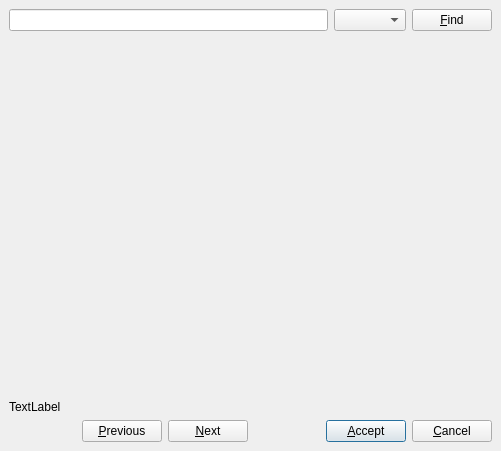
<ui version="4.0" >
 <class>FullTextSearchDialog</class>
 <widget class="QDialog" name="FullTextSearchDialog" >
  <property name="geometry" >
   <rect>
    <x>0</x>
    <y>0</y>
    <width>501</width>
    <height>451</height>
   </rect>
  </property>
  <property name="windowTitle" >
   <string>Full text search</string>
  </property>
  <layout class="QVBoxLayout" >
   <property name="spacing" >
    <number>6</number>
   </property>
   <property name="margin" >
    <number>9</number>
   </property>
   <item>
    <layout class="QHBoxLayout" >
     <property name="spacing" >
      <number>6</number>
     </property>
     <property name="margin" >
      <number>0</number>
     </property>
     <item>
      <widget class="QLineEdit" name="uiText" />
     </item>
     <item>
      <widget class="QComboBox" name="uiModel" />
     </item>
     <item>
      <widget class="QPushButton" name="pushFind" >
       <property name="text" >
        <string>&amp;Find</string>
       </property>
       <property name="icon" >
        <iconset resource="common.qrc" >
         <normaloff>:/images/images/find.png</normaloff>:/images/images/find.png</iconset>
       </property>
       <property name="default" >
        <bool>true</bool>
       </property>
      </widget>
     </item>
    </layout>
   </item>
   <item>
    <widget class="SearchView" native="1" name="uiItems" >
     <property name="sizePolicy" >
      <sizepolicy vsizetype="Expanding" hsizetype="Preferred" >
       <horstretch>0</horstretch>
       <verstretch>0</verstretch>
      </sizepolicy>
     </property>
    </widget>
   </item>
   <item>
    <widget class="QLabel" name="uiErrorMessage" >
     <property name="text" >
      <string>TextLabel</string>
     </property>
     <property name="wordWrap" >
      <bool>true</bool>
     </property>
    </widget>
   </item>
   <item>
    <layout class="QHBoxLayout" >
     <property name="spacing" >
      <number>6</number>
     </property>
     <property name="margin" >
      <number>0</number>
     </property>
     <item>
      <spacer>
       <property name="orientation" >
        <enum>Qt::Horizontal</enum>
       </property>
       <property name="sizeHint" stdset="0" >
        <size>
         <width>40</width>
         <height>20</height>
        </size>
       </property>
      </spacer>
     </item>
     <item>
      <widget class="QPushButton" name="pushPrevious" >
       <property name="text" >
        <string>&amp;Previous</string>
       </property>
       <property name="icon" >
        <iconset resource="common.qrc" >
         <normaloff>:/images/images/previous.png</normaloff>:/images/images/previous.png</iconset>
       </property>
      </widget>
     </item>
     <item>
      <widget class="QPushButton" name="pushNext" >
       <property name="text" >
        <string>&amp;Next</string>
       </property>
       <property name="icon" >
        <iconset resource="common.qrc" >
         <normaloff>:/images/images/next.png</normaloff>:/images/images/next.png</iconset>
       </property>
      </widget>
     </item>
     <item>
      <spacer>
       <property name="orientation" >
        <enum>Qt::Horizontal</enum>
       </property>
       <property name="sizeHint" stdset="0" >
        <size>
         <width>40</width>
         <height>20</height>
        </size>
       </property>
      </spacer>
     </item>
     <item>
      <layout class="QHBoxLayout" >
       <property name="spacing" >
        <number>6</number>
       </property>
       <property name="margin" >
        <number>0</number>
       </property>
       <item>
        <widget class="QPushButton" name="pushAccept" >
         <property name="text" >
          <string>&amp;Accept</string>
         </property>
         <property name="icon" >
          <iconset resource="common.qrc" >
           <normaloff>:/images/images/ok.png</normaloff>:/images/images/ok.png</iconset>
         </property>
         <property name="default" >
          <bool>true</bool>
         </property>
        </widget>
       </item>
       <item>
        <widget class="QPushButton" name="pushCancel" >
         <property name="text" >
          <string>&amp;Cancel</string>
         </property>
         <property name="icon" >
          <iconset resource="common.qrc" >
           <normaloff>:/images/images/cancel.png</normaloff>:/images/images/cancel.png</iconset>
         </property>
        </widget>
       </item>
      </layout>
     </item>
    </layout>
   </item>
  </layout>
 </widget>
 <customwidgets>
  <customwidget>
   <class>SearchView</class>
   <extends>QWidget</extends>
   <header>Dialogs.FullTextSearchDialog</header>
   <container>1</container>
  </customwidget>
 </customwidgets>
 <resources>
  <include location="common.qrc" />
 </resources>
 <connections>
  <connection>
   <sender>uiText</sender>
   <signal>returnPressed()</signal>
   <receiver>pushFind</receiver>
   <slot>click()</slot>
   <hints>
    <hint type="sourcelabel" >
     <x>295</x>
     <y>23</y>
    </hint>
    <hint type="destinationlabel" >
     <x>453</x>
     <y>29</y>
    </hint>
   </hints>
  </connection>
 </connections>
</ui>
